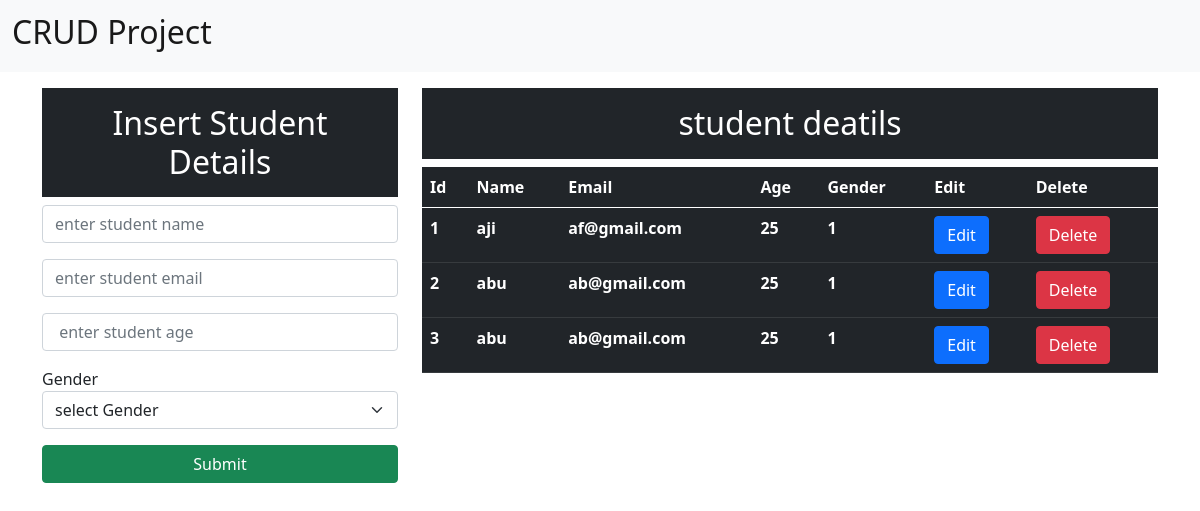
/, run on an earlier commit of the app's database.
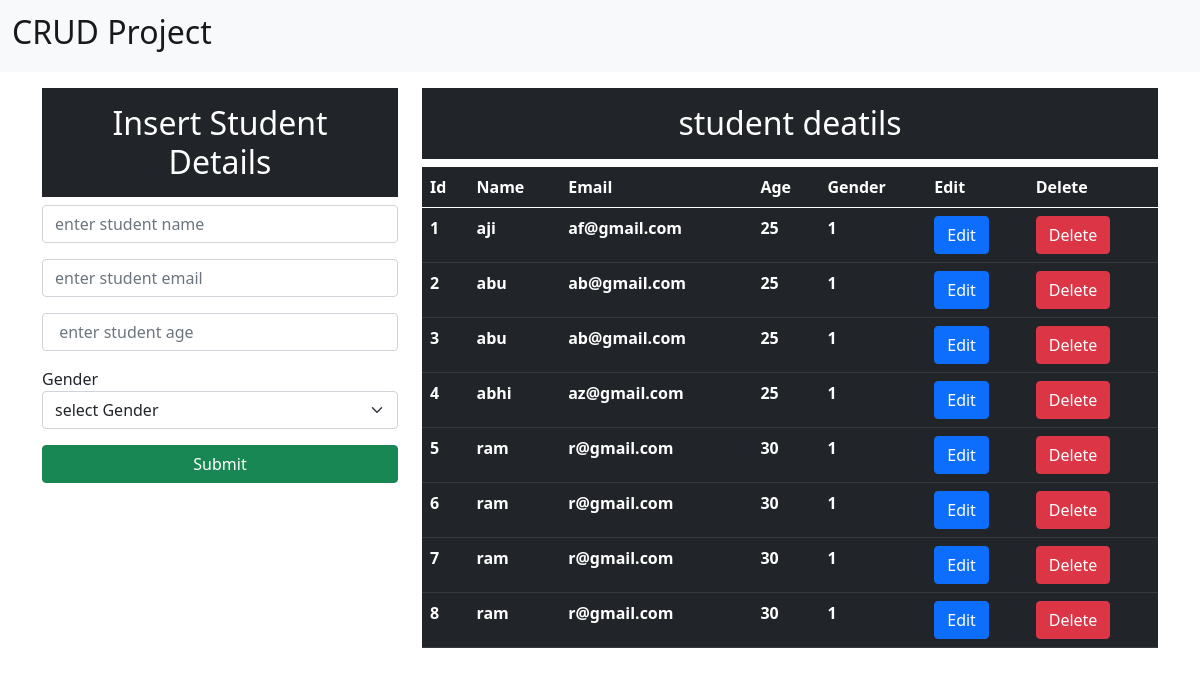
And on a later commit of the database.
### home/models.py (models this page shows)
class student(models.Model):
   name = models.CharField(max_length=25,blank=False,null=False)
   email = models.EmailField()
   age = models.IntegerField()
   gender = models.CharField(max_length=25,blank=False,null=False)

### home/views.py (the view)
# urls.py: path('',views.index,name="index"),
def index(request):
    data = student.objects.all()
    print(data)
    context={"data":data}
    print(context)
    return render(request,"index.html",context)

### templates/index.html (shortened to what this page needs)
<!doctype html>
<html lang="en">
  <head>
    <link href="https://cdn.jsdelivr.net/npm/bootstrap@5.0.2/dist/css/bootstrap.min.css" rel="stylesheet">
  </head>
  <body>
    <nav class="navbar navbar-light bg-light">
      <div class="container-fluid">
        <a class="navbar-brand" href="/">
         <h2>CRUD Project</h2>
        </a>
      </div>
    </nav>
    <div class="container mt-3">
      <div class="row">
        <div class="col-md-4">
          <h2 class="text-white bg-dark text-center p-3">Insert Student Details</h2>
          <form action="/insertData" method="post"> {% csrf_token %}
            <div class="form-group mb-3">
              <input type="text" class="form-control" placeholder="enter student name" name="name" required>
            </div>
            <div class="form-group mb-3">
              <input type="email" class="form-control" placeholder="enter student email" name="email" mt-3>
            </div>
           <div class="form-group mb-3">
            <input type="number" class="form-control" placeholder=" enter student age" name="age" mt-2>
           </div>
           <div class="form-group mb-3">
              <label for="gender">Gender</label>
              <select class="form-select" id="gender" name="gender">
                <option selected>select Gender</option>
              </select>
           </div>
            <div class="d-grid gap-2 mb-3">
              <button class="btn btn-success" type="submit" >Submit</button>
            </div>
          </form>
        </div>
        <div class="col-md-8">
         <h2 class="text-center text-white bg-dark p-3"> student deatils </details></h2>
         <table class="table table-dark">
          <thead>
            <th scope="col">Id</th>
            <th scope="col">Name</th>
            <th scope="col">Email</th>
            <th scope="col">Age</th>
            <th scope="col">Gender</th>
            <th scope="col">Edit</th>
            <th scope="col">Delete</th>
          </thead>
          <tbody>
          {% for d in data %}
            <tr>
              <th>{{d.id}}</th>
              <th>{{d.name}}</th>
              <th>{{d.email}}</th>
              <th>{{d.age}}</th>
              <th>{{d.gender}}</th>
              <th><a type="button" href="/updatedata/{{d.id}}" class="btn btn-primary">Edit</a></th>
              <th><a type="button" href="/deletedata/{{d.id}}" class="btn btn-danger">Delete</a></th>
            </tr>
          {% endfor %}
          </tbody>
        </table>
        </div>
      </div>
    </div>
  </body>
</html>

What changed in the data, as far as the page shows it:
added student: id "4", name "abhi", email "az@gmail.com", age "25", gender "1"
added student: id "5", name "ram", email "r@gmail.com", age "30", gender "1"
added student: id "6", name "ram", email "r@gmail.com", age "30", gender "1"
added student: id "7", name "ram", email "r@gmail.com", age "30", gender "1"
added student: id "8", name "ram", email "r@gmail.com", age "30", gender "1"
